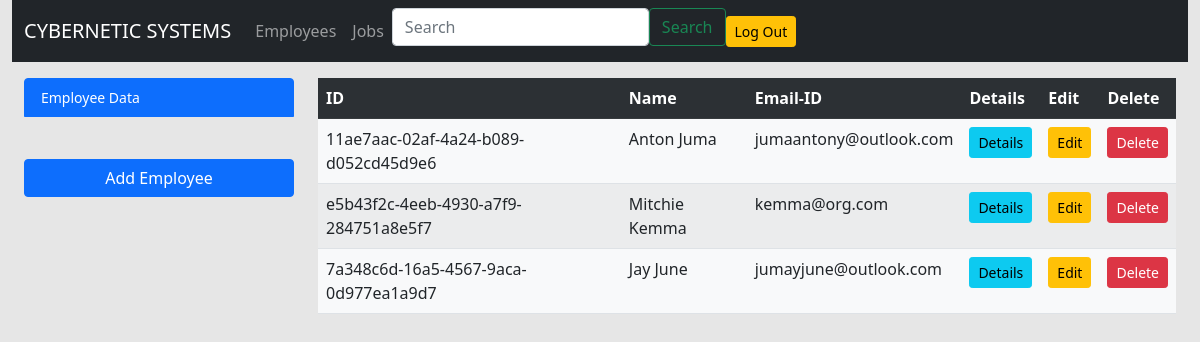
The app's page /employeelist/ (signed in) with its own data.
### EmployeeMgt/models.py (models this page shows)
class Employee(models.Model):
    ID = models.UUIDField(primary_key=True,
                          default=uuid.uuid4,
                          editable=True)
    Date_of_Employement = models.DateTimeField()
    Name = models.CharField(max_length=50)
    Email = models.EmailField()
    Phone_Number = models.IntegerField()
    Job = models.ForeignKey('Job', on_delete=models.CASCADE)

### EmployeeMgt/views.py (the view, shortened to what this page needs)
# urls.py: path('employeelist/', EmployeeList.as_view(), name='employeelist'),
class EmployeeList(LoginRequiredMixin, ListView):
    model = Employee
    template_name = 'employee-list.html'
    def get_context_data(self, **kwargs):
        context = super().get_context_data(**kwargs)
        context['form'] = EmployeeModelForm()
        return context

### EmployeeMgt/forms.py
class EmployeeModelForm(forms.ModelForm):
    class Meta:
        model = Employee
        fields = ('ID', 'Date_of_Employement', 'Name', 'Email', 'Phone_Number', 'Job')

### EmployeeMgt/models.py (called while the page is built)
    def __str__(self):
        return self.name

### EmployeeMgt/templates/employee-list.html (shortened to what this page needs)
{% extends 'base.html' %}
{% load static %}
{% block content %}
    <link rel="stylesheet" href="https://stackpath.bootstrapcdn.com/bootstrap/5.0.0-alpha1/css/bootstrap.min.css">
 <div class="container-fluid">
    <div class="row mt-3">
      <div class="col-lg-3 col-md-3">
              <div class="list-group small">
                <div class="list-group-item active"> Employee Data</div>
                <br><br>
                <button id="create-employee" class="btn btn-primary" type="button" name="button" data-toggle="modal"
                   data-target="#add_employee" >Add Employee</button>
                <br>
                  <br>
              </div>
            </div>
            <div class="col-lg-9 col-md-9">
              <table class="table table-striped table-hover bg-light">
                <tr class="table-dark ">
                  <th>ID</th>
                  <th>Name</th>
                  <th>Email-ID</th>
                  <th>Details</th>
                  <th>Edit</th>
                  <th>Delete</th>
                </tr>
              {% for employee in object_list %}
                <tr>
                  <td>{{ employee.ID }}</td>
                  <td>{{ employee.Name }}</td>
                  <td>{{ employee.Email }}</td>
                  <td><a href="{% url 'EmployeeMgt:employee_detail' employee.pk %}"
                         class="btn btn-info btn-sm btn-block"> Details </a></td>
                    <td><a href="{% url 'EmployeeMgt:edit_employee' employee.pk %}"
                           class="btn btn-warning btn-sm btn-block">Edit</a></td>
                  <td><a href="{% url 'EmployeeMgt:delete_employee' employee.pk %}"
                         class="btn btn-danger btn-sm btn-block">Delete</a></td>
                </tr>
              {% endfor %}
              </table>
            </div>
        </div>
    </div>
              {% include 'add_employee.html' %}
{% endblock %}

### EmployeeMgt/static/css/style.css (style rules this page uses)
* { margin: 0px; padding: 0px; box-sizing: border-box; min-height: 100%vh; }
body { background-color: #e6e6e6; }

### records on screen
Employee: ID "11ae7aac-02af-4a24-b089-d052cd45d9e6", Name "Anton Juma", Email "jumaantony@outlook.com"
Employee: ID "e5b43f2c-4eeb-4930-a7f9-284751a8e5f7", Name "Mitchie Kemma", Email "kemma@org.com"
Employee: ID "7a348c6d-16a5-4567-9aca-0d977ea1a9d7", Name "Jay June", Email "jumayjune@outlook.com"
